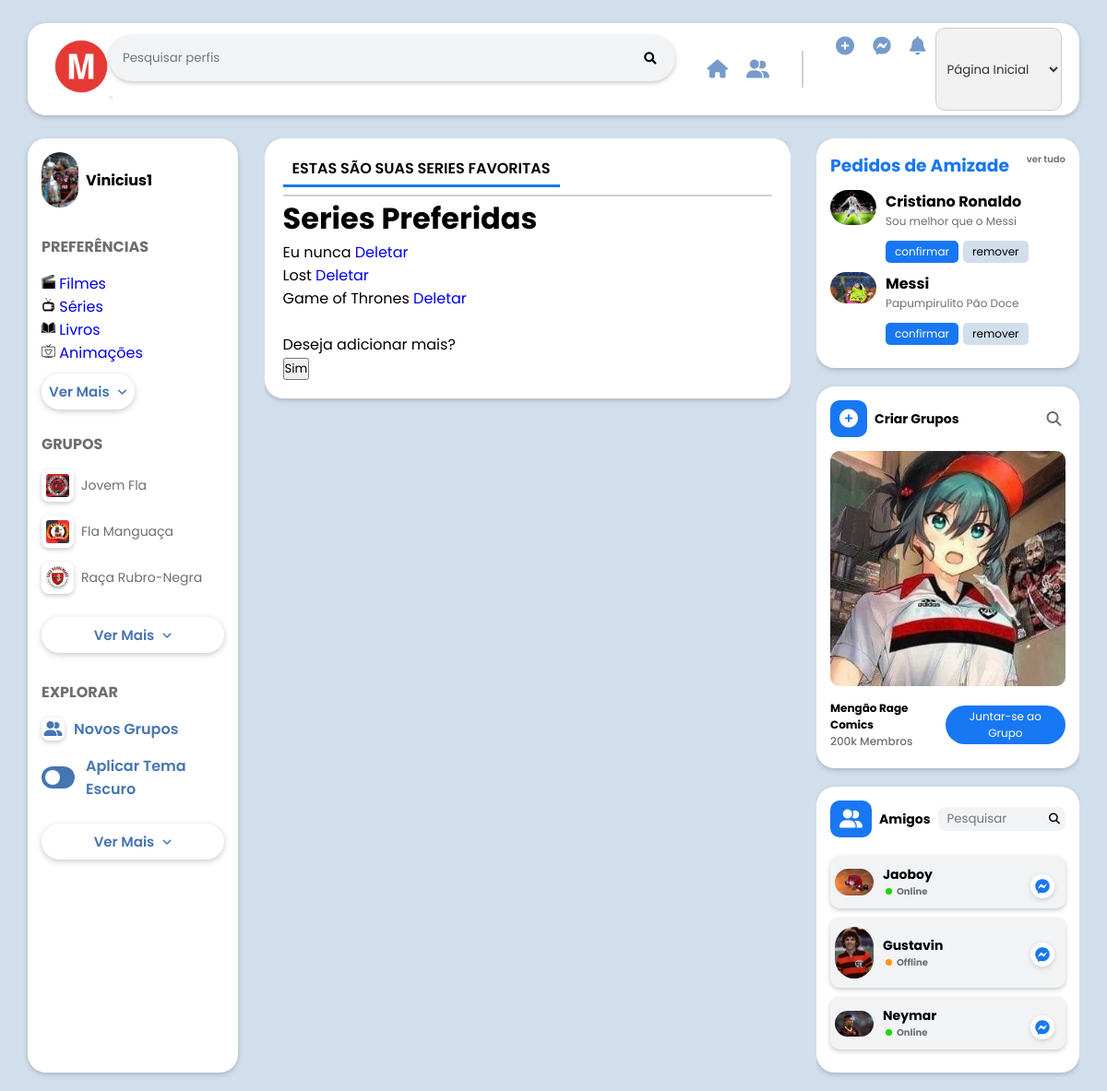
/series/ (signed in), run on the app's committed database.
### usuarios/models.py (models this page shows, shortened)
class UserProfile(models.Model):
    user = models.OneToOneField(User, on_delete=models.CASCADE)
    amigos = models.ManyToManyField(User, related_name='amigos+')
    profile_image = models.ImageField(upload_to='profile_images/')
    filmes_preferidos = models.ManyToManyField(Preferencias_filme)
    livros_preferidos = models.ManyToManyField(Preferencias_livro)
    series_preferidos = models.ManyToManyField(Preferencias_serie)
    animacoes_preferidos = models.ManyToManyField(Preferencias_animacao)

class Preferencias_serie(models.Model):
    serie = models.CharField(max_length=100)

### usuarios/views.py (the view)
# urls.py: path('series/', views.series, name='series'),
@login_required(login_url="/login/")
def series(request):
    user_profile = request.user.userprofile
    series_preferidos = user_profile.series_preferidos.all()
    context = {
        'user_profile': user_profile,
        'series_preferidos': series_preferidos
    }
    return render(request, 'series.html', context)

### usuarios/templates/series.html (shortened to what this page needs)
{% load static %}
<!DOCTYPE html>
<html lang="en">
<head>
    <link rel="stylesheet" href="{% static 'css/style2.css' %}">
    <link rel="stylesheet" href="https://cdnjs.cloudflare.com/ajax/libs/font-awesome/6.1.1/css/all.min.css" />
    <link rel="stylesheet" href="https://cdnjs.cloudflare.com/ajax/libs/font-awesome/5.15.3/css/all.min.css">
</head>
<body>
    <header>
        <div class="header-container">
            <div class="header-wrapper">
                <div class="logoBox">
                    <img src="{% static 'images/matchflix_logo.png' %}" alt="logo">
                </div>
                <div class="searchBox">
                    <form method="GET" action="{% url 'search_profiles' %}">
                        <input type="search" name="query" placeholder="Pesquisar perfis">
                        <button type="submit"><i class="fas fa-search"></i></button>
                    </form>
                </div>
                <div class="iconBox1">
                    <i class="fa-solid fa-house"></i>
                    <i class="fa-solid fa-user-group"></i>
                </div>
                <div class="iconBox2">
                    <i class="fa-solid fa-circle-plus"></i>
                    <i class="fa-brands fa-facebook-messenger"></i>
                    <i class="fa-solid fa-bell"></i>
                    <select id="dropdown" onchange="redirectToPage(this)">
                        <option value="pagina"><i class="fas fa-user"></i>Página Inicial</option>
                    </select>
            </div>
        </div>
    </header>
<div class="home">
    <div class="container">
        <div class="home-weapper">
            <div class="home-left">
                <div class="profile">
                    <img src="{{ user_profile.profile_image.url }}" alt="Foto de Perfil">
                        <h3>{{user.username}}</h3>
                </div>
                <div class="preferencias">
                    <h4 class="mini-headign">Preferências</h4>
                    <label>
                        <img src="{% static 'images/filmes.png' %}" alt="filmes">
                        <a href="{% url 'filmes' %}">Filmes</a>
                    </label>
                    <br>
                    <label>
                        <img src="{% static 'images/series.png' %}" alt="series">
                        <a href="{% url 'series' %}">Séries</a>
                    </label>
                    <br>
                    <label>
                        <img src="{% static 'images/livros.png' %}" alt="livros">
                        <a href="{% url 'livros' %}">Livros</a>
                    </label>
                    <br>
                    <label>
                        <img src="{% static 'images/animacoes.png' %}" alt="animacoes">
                        <a href="{% url 'animacoes' %}">Animações</a>
                    </label>
                    <br>
                    <button class="see-more-btn">Ver Mais <i class="fa-solid fa-angle-down"></i></button>
                </div>
                <br>
                <div class="group">
                    <h4 class="mini-headign">Grupos</h4>
                    <label>
                        <img src="{% static 'images/jovemfla.png' %}" alt="group01">
                        <span>Jovem Fla</span>
                    </label>
                    <label>
                        <img src="{% static 'images/flamanguaca.png' %}" alt="group02">
                        <span>Fla Manguaça</span>
                    </label>
                    <label>
                        <img src="{% static 'images/rubronegra.png' %}" alt="group03">
                        <span>Raça Rubro-Negra</span>
                    </label>
                    <button class="see-more-btn">Ver Mais <i class="fa-solid fa-angle-down"></i></button>
                </div>
                <div class="explore">
                    <h4 class="mini-headign">Explorar</h4>
                    <a href="#"><i class="fa-solid fa-user-group"></i>Novos Grupos</a>
                    <div><label class="darkTheme"> <span></span></label> Aplicar Tema Escuro</div>
                    <button class="see-more-btn">Ver Mais <i class="fa-solid fa-angle-down"></i></button>
                </div>
            </div>
            <div class="home-center">
                <div class="home-center-wrapper">
                    <div class="fb-post1">
                        <div class="fb-post1-container">
                            <div class="fb-post1-header">
                                <ul>
                                    <li class="active">Estas são suas series favoritas</li>
                                </ul>
                            </div>
                            <div class="fb-p1-main">
                               <h1>Series Preferidas</h1>
                                    {% if series_preferidos %}
                                    <ul>
                                        {% for serie in series_preferidos %}
                                        <li>
                                            {{ serie.serie }}
                                            <a href="{% url 'deletar_serie' serie.id %}">Deletar</a>
                                        </li>
                                        {% endfor %}
                                    </ul>
                                    {% else %}
                                    <p>Nenhum serie preferida encontrada.</p>
                                    {% endif %}
                                    <br>
                                    <p>Deseja adicionar mais?</p>
                                    <a href="{% url 'serie_usuario' %}"><button>Sim</button></a>
                            </div>
                        </div>
                    </div>
                </div>
            </div>
            <div class="home-right">
                <div class="home-right-wrapper">
                    <div class="event-friend">
                        <div class="friend">
                            <h3 class="heading">Pedidos de Amizade <span>ver tudo</span></h3>
                            <ul>
                                <li><img src="{% static 'images/cristiano.png' %}" alt="user"></li>
                                <li>
                                    <b>Cristiano Ronaldo</b>
                                    <p>Sou melhor que o Messi</p>
                                    <button>confirmar</button><button class="friend-remove">remover</button>
                                </li>
                            </ul>
                            <ul>
                                <li><img src="{% static 'images/messi.png' %}" alt="user"></li>
                                <li>
                                    <b>Messi</b>
                                    <p>Papumpirulito Pão Doce</p>
                                    <button>confirmar</button><button class="friend-remove">remover</button>
                                </li>
                            </ul>
                        </div>
                    </div>
                    <div class="create-page">
                        <ul>
                            <li>
                                <i class="fa-solid fa-circle-plus"></i>
                                <h4>Criar Grupos</h4>
                                <i class="fa-solid fa-magnifying-glass"></i>
                            </li>
                            <li>
                                <img src="{% static 'images/MRC.png' %}" alt="groups">
                            </li>
                            <li>
                                <b>Mengão Rage Comics <span>200k Membros</span></b>
                                <button>Juntar-se ao Grupo</button>
                            </li>
                        </ul>
                    </div>
                    <div class="messenger">
                        <div class="messenger-search">
                            <i class="fa-solid fa-user-group"></i>
                            <h4>Amigos</h4>
                            <input type="search" placeholder="Pesquisar">
                            <i class="fa-solid fa-magnifying-glass"></i>
                        </div>
                        <ul>
                            <li>
                                <img src="{% static 'images/Jaoboy.png' %}" alt="user">
                                <b>Jaoboy <span>Online</span></b>
                                <i class="fa-brands fa-facebook-messenger"></i>
                            </li>
                            <li>
                                <img src="{% static 'images/gustavin.png' %}" alt="user">
                                <b>Gustavin <span>Offline</span></b>
                                <i class="fa-brands fa-facebook-messenger"></i>
                            </li>
                            <li>
                                <img src="{% static 'images/Neymar.png' %}" alt="user">
                                <b>Neymar <span>Online</span></b>
                                <i class="fa-brands fa-facebook-messenger"></i>
                            </li>
                        </ul>
                    </div>
                </div>
            </div>
        </div>
    </div>
</div>
</body>
</html>

### data on the page
UserProfile: profile_image (picture)
Preferencias_serie: serie "Eu nunca"
Preferencias_serie: serie "Lost"
Preferencias_serie: serie "Game of Thrones"

### other printed values
{{ user.username }} "Vinicius1"
